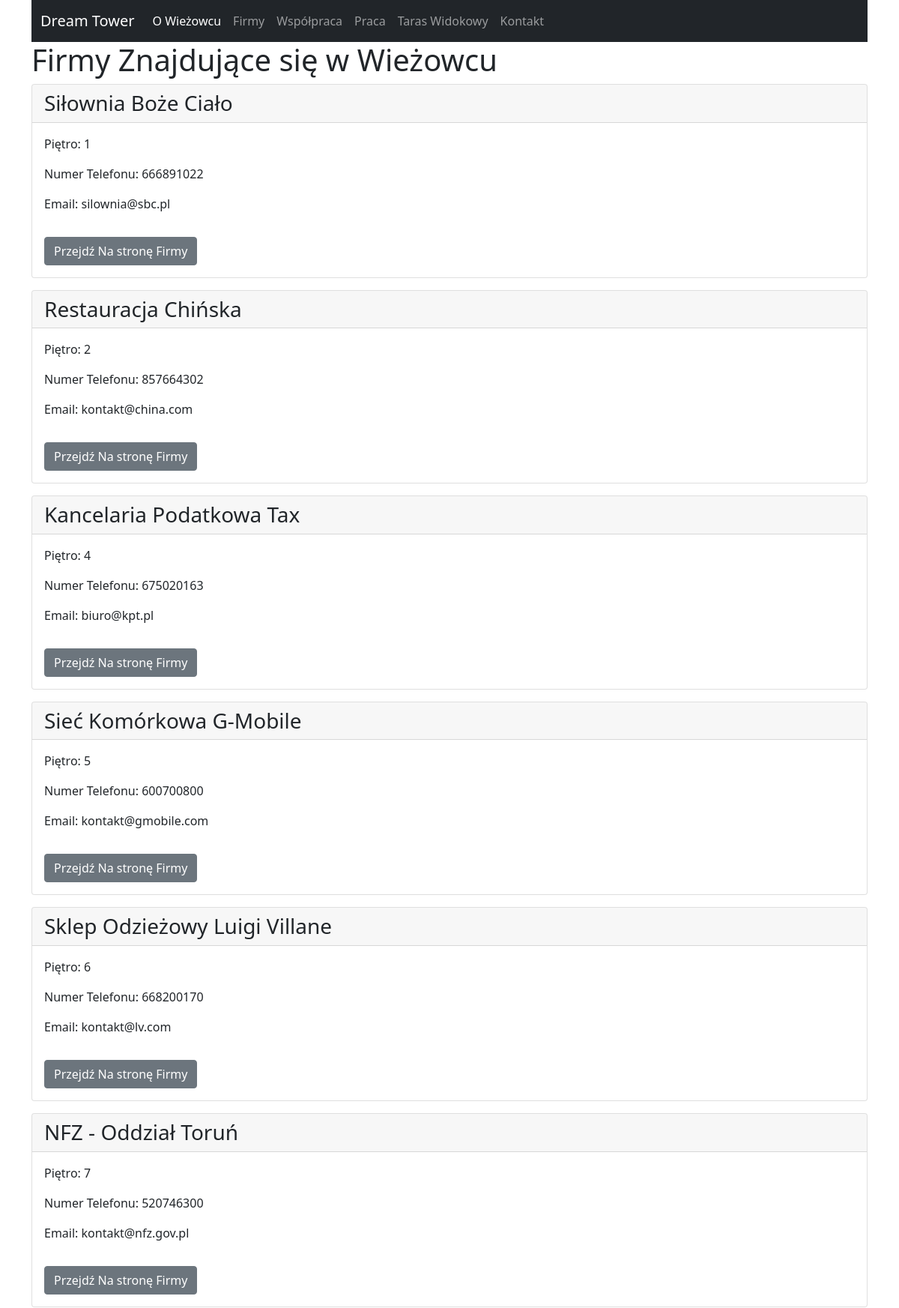
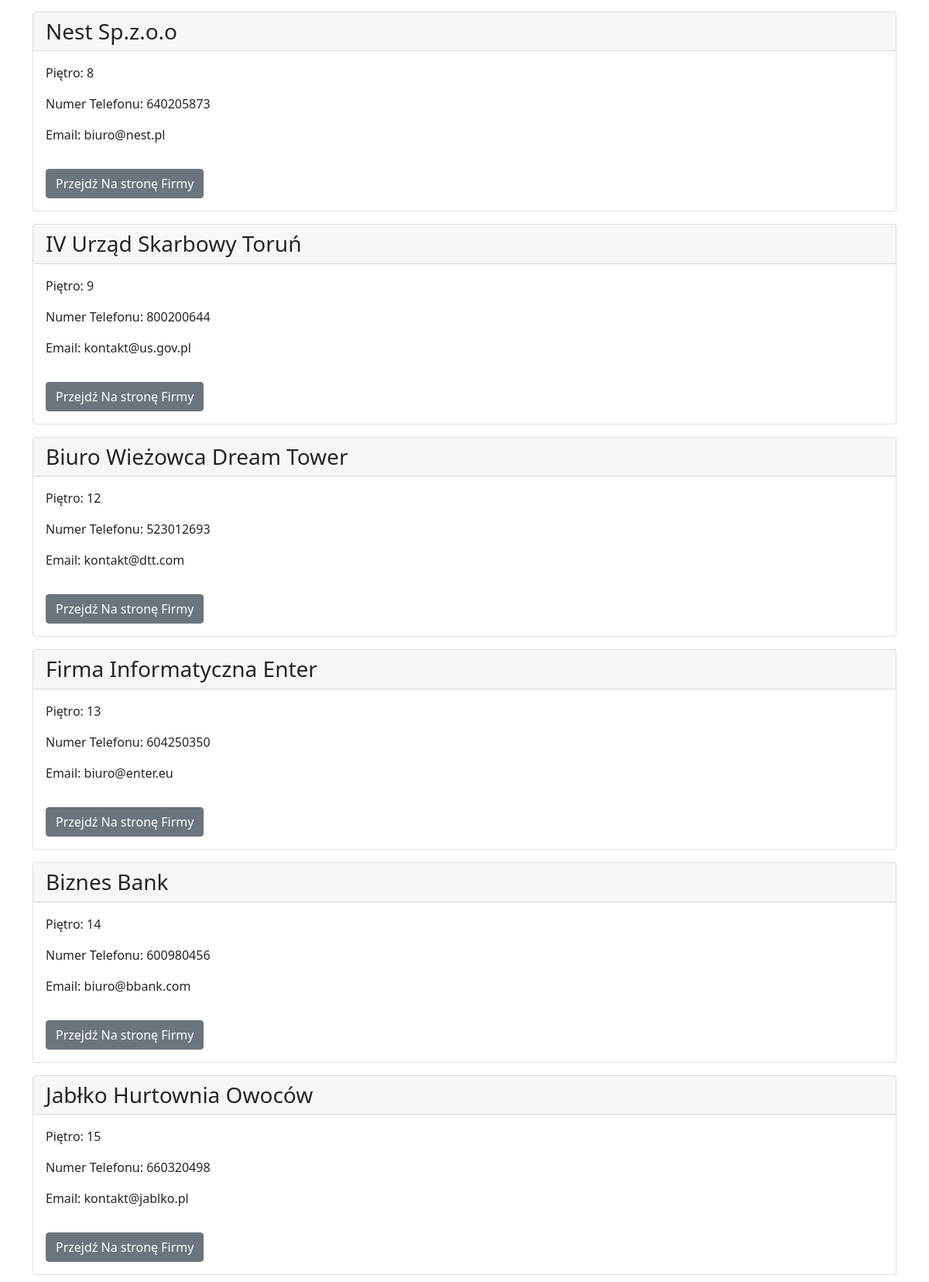
Screenshot of /firmy (upper part) with the database file from the repository (2 pictures, top to bottom).
### main.py (models this page shows, shortened)
class Company(db.Model):
    id=db.Column(db.Integer,primary_key=True)
    name=db.Column(db.String(80),unique=True, nullable=False)
    floor= db.Column(db.Integer, nullable=False)
    number = db.Column(db.Integer, nullable=True)
    email = db.Column(db.String(40), unique=True, nullable=True)

### main.py (the view)
@app.route('/firmy')
def firmy():
    firmy=Company.query.all()
    return render_template('firmy.html',title='Firmy',firmy=firmy)

### templates/firmy.html
{% extends "base.html" %}
{% block content%}
    <h1>Firmy Znajdujące się w Wieżowcu</h1>
    {% for firma in firmy%}
        <div class="card mb-3">
          <h3 class="card-header">{{ firma.name }}</h3>
          <div class="card-body">
                    <p class="card-text">Piętro: {{ firma.floor }}</p>
                    <p class="card-text">Numer Telefonu: {{firma.number}}</p>
                    <p class="card-text">Email: {{firma.email}}</p>
          </div>
          <div class="card-body">
              <a href="#"><button type="button" class="btn btn-secondary">Przejdź Na stronę Firmy</button></a>
          </div>
        </div>
    {% endfor %}
{% endblock content %}

### rows the page displays
Company: name "Siłownia Boże Ciało", floor "1", number "666891022", email "silownia@sbc.pl"
Company: name "Restauracja Chińska", floor "2", number "857664302", email "kontakt@china.com"
Company: name "Kancelaria Podatkowa Tax", floor "4", number "675020163", email "biuro@kpt.pl"
Company: name "Sieć Komórkowa G-Mobile", floor "5", number "600700800", email "kontakt@gmobile.com"
Company: name "Sklep Odzieżowy Luigi Villane", floor "6", number "668200170", email "kontakt@lv.com"
Company: name "NFZ - Oddział Toruń", floor "7", number "520746300", email "kontakt@nfz.gov.pl"
Company: name "Nest Sp.z.o.o", floor "8", number "640205873", email "biuro@nest.pl"
Company: name "IV Urząd Skarbowy Toruń", floor "9", number "800200644", email "kontakt@us.gov.pl"
Company: name "Biuro Wieżowca Dream Tower", floor "12", number "523012693", email "kontakt@dtt.com"
Company: name "Firma Informatyczna Enter", floor "13", number "604250350", email "biuro@enter.eu"
Company: name "Biznes Bank", floor "14", number "600980456", email "biuro@bbank.com"
Company: name "Jabłko Hurtownia Owoców", floor "15", number "660320498", email "kontakt@jablko.pl"
